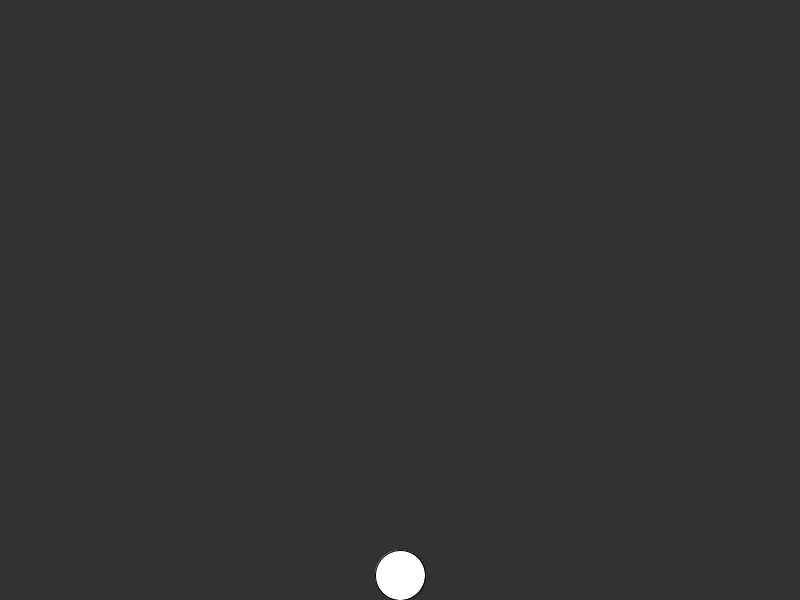
Frame 1 (no input)
Frame 60 (the mouse pressed at the canvas centre just before this capture): identical to frame 1, image omitted
Frame 120 (the mouse held since frame 60 and released just before this capture): identical to frame 1, image omitted

The Processing sketch that drew this single still picture (run headless with seeded random() and noise(); from frame 60 on, the mouse is pressed at the canvas centre):

// Processing sketch: sketch_251021a
// ── sketch_251021a.pde
float x = 400;  
float y = 575;  
float speed = 4;
float bulletX = -10;   
float bulletY = -10;   
boolean bulletFired = false;

import java.util.HashSet;
HashSet<Integer> keysDown = new HashSet<Integer>();

void setup() {
  size(800, 600);
}

void draw() {
  background(50);
  customPress();

 
  circle(x, y, 50);


  if (bulletFired) {
    bulletY -= 10;
    circle(bulletX, bulletY, 10);
    if (bulletY < 0) {
      bulletFired = false;
    }
  }
}

void customPress() {
  if (keysDown.contains(16)) { 
    speed = 8;
  } else {
    speed = 4;
  }

  if (keysDown.contains(65)) { 
    x -= speed;
  }
  if (keysDown.contains(68)) { 
    x += speed;
  }

  if (x < 25) x = 25;
  if (x > 775) x = 775;
}

void keyPressed(KeyEvent e) {
  keysDown.add(e.getKeyCode());


  if (e.getKeyCode() == 32 && !bulletFired) {
    bulletFired = true;
    bulletX = x; 
    bulletY = y - 25;
  }
}

void keyReleased(KeyEvent e) {
  keysDown.remove(e.getKeyCode());
}

boolean keyDown(int kcode) {
  return keysDown.contains(kcode);
}
